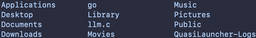
#> input picture claude-experiments/compare-rendering/first.png, 256 x 38 px, shrunk from 900 x 132 before the run
$ python align.py
#> lines starting #> are read from the running program, lines starting #| are printed output that depends on the picture
#!/usr/bin/env python3
"""Better alignment using ECC and manual tuning."""

import cv2
import numpy as np

def load_normalized(path):
    """Load and normalize to dark text on light background."""
#> called with path = 'first.png'
    img = cv2.imread(path)
#> img is the input picture: shape (38, 256, 3); mean B, G, R 76, 57.6, 52.5
    gray = cv2.cvtColor(img, cv2.COLOR_BGR2GRAY)
    if np.mean(gray) < 128:
        gray = 255 - gray
#> call 2 of load_normalized, with path = 'second.png'
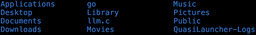
#> input picture claude-experiments/compare-rendering/second.png, 256 x 35 px, shrunk from 900 x 124 before the run
#> in load_normalized, img is the input picture: shape (35, 256, 3); mean B, G, R 18.3, 10.4, 4.7
#> in load_normalized (call 2), `gray = 255 - gray`:
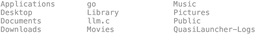
#> gray: shape (35, 256); min 141, max 255, mean 245.4
#| Sizes: (38, 256) vs (35, 256)
    return gray

def match_histograms(src, ref):
    """Match histogram of src to ref."""
    src_hist, _ = np.histogram(src.flatten(), 256, [0, 256])
#> src_hist = 256 values, max 6476 at index 255, min 0 at index 0, mean 35
    ref_hist, _ = np.histogram(ref.flatten(), 256, [0, 256])
#> ref_hist = 256 values, max 3512 at index 209, min 0 at index 0, mean 38
    src_cdf = src_hist.cumsum() / src_hist.sum()
#> src_cdf = 256 values from 0 to 1
    ref_cdf = ref_hist.cumsum() / ref_hist.sum()
#> ref_cdf = 256 values from 0 to 1
    lookup = np.searchsorted(ref_cdf, src_cdf).astype(np.uint8)
#> lookup = 256 values from 0 to 255
    return lookup[src]

def align_ecc(img1, img2):
    """Align using Enhanced Correlation Coefficient."""
    # Resize img2 to match img1 dimensions first
    img2_resized = cv2.resize(img2, (img1.shape[1], img1.shape[0]), interpolation=cv2.INTER_LINEAR)
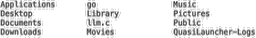
#> img2_resized: shape (38, 256); min 56, max 255, mean 229

    # Define motion model (Euclidean: rotation + translation)
    warp_mode = cv2.MOTION_AFFINE
    warp_matrix = np.eye(2, 3, dtype=np.float32)

    # Criteria for termination
    criteria = (cv2.TERM_CRITERIA_EPS | cv2.TERM_CRITERIA_COUNT, 5000, 1e-8)

    try:
        cc, warp_matrix = cv2.findTransformECC(
            img1.astype(np.float32),
            img2_resized.astype(np.float32),
            warp_matrix,
            warp_mode,
            criteria,
            inputMask=None,
            gaussFiltSize=5
        )
#> cc = 0.864; warp_matrix = [[1, 0.000989, -0.844], [-0.000275, 0.922, -0.00864]]
        print(f"ECC correlation: {cc:.4f}")
#| ECC correlation: 0.8642
        print(f"Warp matrix:\n{warp_matrix}")
#| Warp matrix:
#| [[ 1.0008835e+00  9.8929054e-04 -8.4436798e-01]
#|  [-2.7478335e-04  9.2160344e-01 -8.6354911e-03]]

        aligned = cv2.warpAffine(
            img2_resized, warp_matrix,
            (img1.shape[1], img1.shape[0]),
            flags=cv2.INTER_LINEAR + cv2.WARP_INVERSE_MAP,
            borderValue=255
        )
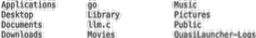
#> aligned: shape (38, 256); min 77, max 255, mean 227.5
        return aligned, warp_matrix
    except cv2.error as e:
        print(f"ECC failed: {e}")
        return img2_resized, warp_matrix

def main():
    print("Loading...")
    img1 = load_normalized("first.png")
    img2 = load_normalized("second.png")

    print(f"Sizes: {img1.shape} vs {img2.shape}")

    # Match histograms
    img2_matched = match_histograms(img2, img1)

    # Align using ECC
    print("\nAligning with ECC...")
    aligned, warp = align_ecc(img1, img2_matched)
#> warp has the same summary as warp_matrix in align_ecc

    # Create overlay
    overlay = np.zeros((*img1.shape, 3), dtype=np.uint8)
    overlay[:, :, 2] = img1  # Red
    overlay[:, :, 1] = aligned  # Green
    overlay[:, :, 0] = aligned  # Blue (cyan)

    cv2.imwrite("ecc_overlay.png", overlay)
    cv2.imwrite("ecc_img1.png", img1)
    cv2.imwrite("ecc_img2_aligned.png", aligned)

    # Difference
    diff = cv2.absdiff(img1, aligned)
    print(f"\nDiff stats: mean={np.mean(diff):.2f}, max={np.max(diff)}")
#| Diff stats: mean=36.73, max=120

    cv2.imwrite("ecc_diff.png", np.clip(diff * 10, 0, 255).astype(np.uint8))
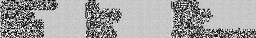
#> saved as ecc_diff.png: shape (38, 256); min 0, max 254, mean 162.3

    # Signed diff
    signed = img1.astype(np.int16) - aligned.astype(np.int16)
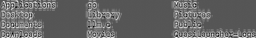
#> signed: shape (38, 256) int16; min -120, max 100, mean -30.7; drawn with min black and max white
    signed_viz = np.zeros((*img1.shape, 3), dtype=np.uint8)
    signed_viz[:, :, 2] = np.clip(signed * 5, 0, 255).astype(np.uint8)
    signed_viz[:, :, 0] = np.clip(-signed * 5, 0, 255).astype(np.uint8)
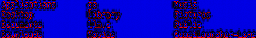
#> signed_viz: shape (38, 256, 3); mean of channels 0, 1, 2 167, 0, 14.2; drawn as B, G, R
    cv2.imwrite("ecc_signed.png", signed_viz)

    print("\nSaved: ecc_overlay.png, ecc_diff.png, ecc_signed.png")

if __name__ == "__main__":
    main()
